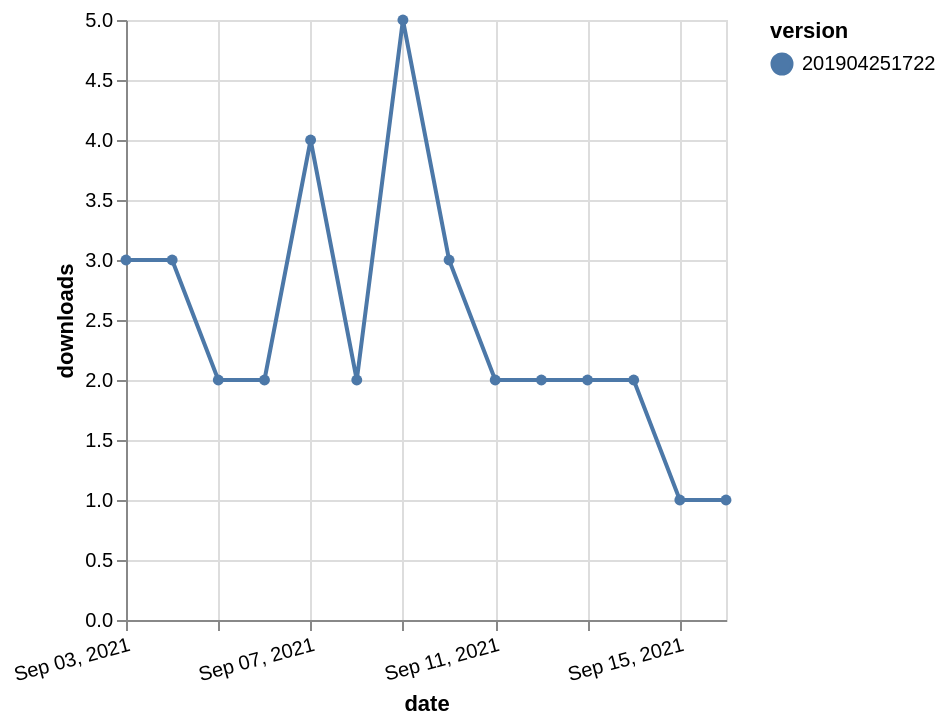

Vega-Lite specification stored for this chart:
### Vega-Lite specification from a JSON file in a GitHub repository (floating-point values rounded to 4 significant figures)
{"$schema": "https://vega.github.io/schema/vega-lite/v5.json", "description": "A simple bar chart with embedded data.", "data": {"values": [{"date": "2021-09-03", "total": 1985, "delta": 3, "version": "201904251722"}, {"date": "2021-09-04", "total": 1988, "delta": 3, "version": "201904251722"}, {"date": "2021-09-05", "total": 1990, "delta": 2, "version": "201904251722"}, {"date": "2021-09-06", "total": 1992, "delta": 2, "version": "201904251722"}, {"date": "2021-09-07", "total": 1996, "delta": 4, "version": "201904251722"}, {"date": "2021-09-08", "total": 1998, "delta": 2, "version": "201904251722"}, {"date": "2021-09-09", "total": 2003, "delta": 5, "version": "201904251722"}, {"date": "2021-09-10", "total": 2006, "delta": 3, "version": "201904251722"}, {"date": "2021-09-11", "total": 2008, "delta": 2, "version": "201904251722"}, {"date": "2021-09-12", "total": 2010, "delta": 2, "version": "201904251722"}, {"date": "2021-09-13", "total": 2012, "delta": 2, "version": "201904251722"}, {"date": "2021-09-14", "total": 2014, "delta": 2, "version": "201904251722"}, {"date": "2021-09-15", "total": 2015, "delta": 1, "version": "201904251722"}, {"date": "2021-09-16", "total": 2016, "delta": 1, "version": "201904251722"}]}, "width": "container", "mark": {"type": "line", "point": {"filled": true}}, "encoding": {"x": {"field": "date", "type": "temporal", "timeUnit": "yearmonthdate", "title": "date", "axis": {"labelAngle": -15}}, "y": {"field": "delta", "type": "quantitative", "title": "downloads"}, "color": {"field": "version", "type": "nominal"}, "tooltip": {"field": "delta"}}}
